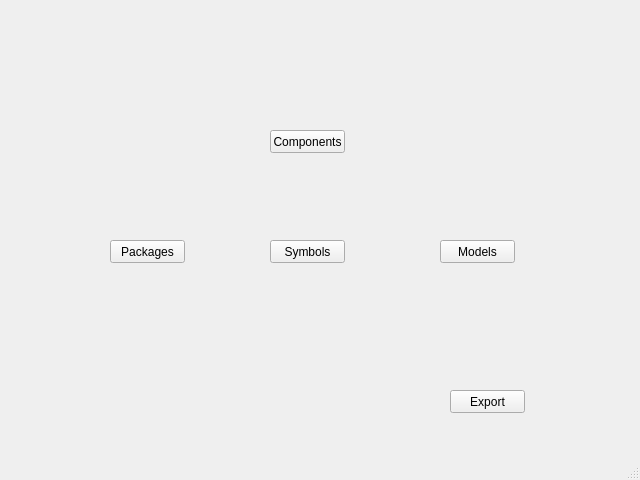
<?xml version="1.0" encoding="UTF-8"?>
<ui version="4.0">
 <class>MainWindow</class>
 <widget class="QMainWindow" name="MainWindow">
  <property name="geometry">
   <rect>
    <x>0</x>
    <y>0</y>
    <width>640</width>
    <height>480</height>
   </rect>
  </property>
  <property name="windowTitle">
   <string>MainWindow</string>
  </property>
  <widget class="QWidget" name="centralwidget">
   <widget class="QPushButton" name="package_button">
    <property name="geometry">
     <rect>
      <x>110</x>
      <y>240</y>
      <width>75</width>
      <height>23</height>
     </rect>
    </property>
    <property name="text">
     <string>Packages</string>
    </property>
   </widget>
   <widget class="QPushButton" name="symbol_button">
    <property name="geometry">
     <rect>
      <x>270</x>
      <y>240</y>
      <width>75</width>
      <height>23</height>
     </rect>
    </property>
    <property name="text">
     <string>Symbols</string>
    </property>
   </widget>
   <widget class="QPushButton" name="model_button">
    <property name="geometry">
     <rect>
      <x>440</x>
      <y>240</y>
      <width>75</width>
      <height>23</height>
     </rect>
    </property>
    <property name="text">
     <string>Models</string>
    </property>
   </widget>
   <widget class="QPushButton" name="component_button">
    <property name="geometry">
     <rect>
      <x>270</x>
      <y>130</y>
      <width>75</width>
      <height>23</height>
     </rect>
    </property>
    <property name="text">
     <string>Components</string>
    </property>
   </widget>
   <widget class="QPushButton" name="export_button">
    <property name="geometry">
     <rect>
      <x>450</x>
      <y>390</y>
      <width>75</width>
      <height>23</height>
     </rect>
    </property>
    <property name="text">
     <string>Export</string>
    </property>
   </widget>
  </widget>
  <widget class="QMenuBar" name="menubar">
   <property name="geometry">
    <rect>
     <x>0</x>
     <y>0</y>
     <width>640</width>
     <height>21</height>
    </rect>
   </property>
  </widget>
  <widget class="QStatusBar" name="statusbar"/>
 </widget>
 <resources/>
 <connections/>
</ui>
